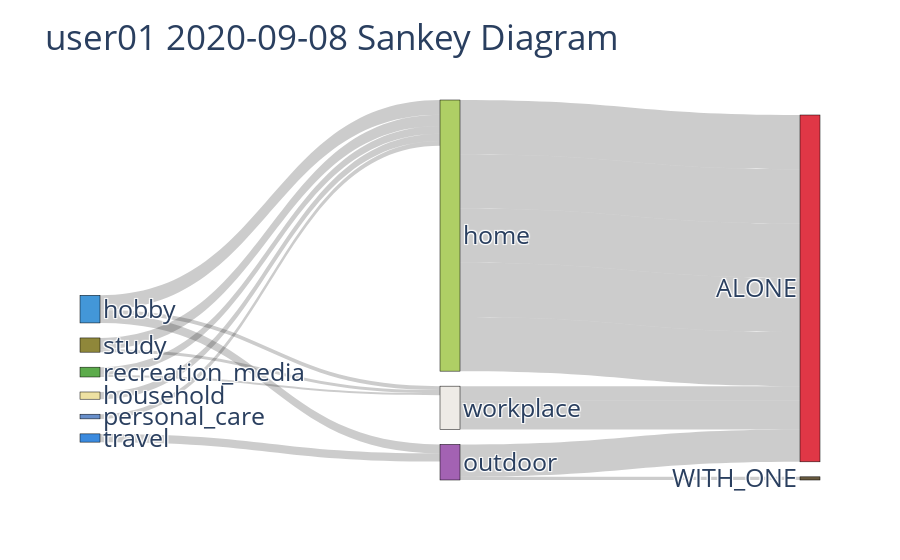

Notebook source saved alongside this figure:
### Markdown cell above
# sankey visualization

### Code cell
usercolumn = ['name','action', 'place', 'condition']
day = np.random.choice(userdf['day'].unique())
allBehavior = np.concatenate([userdf[usercolumn].iloc[:,i].unique() for i in range(len(usercolumn))])
mappingDict = {beh : idx for idx , beh in enumerate(allBehavior)}
edgeweightMapping = behaviorstatdf[day].to_dict()

# user behavior history
# display(daybox[day].drop_duplicates(subset=['name','action','place','condition']))

behaviorList = []
for row in daybox[day].drop_duplicates(subset=['name','action','place','condition']).iterrows():
    #print(row[1][2:6].values)
    behaviorList.append(row[1][2:6].values)

daydf = pd.DataFrame(behaviorList,columns=['name','action','place','condition'])

for col in daydf.columns[1:]:
    daydf[f'm_{col}'] = daydf[col].apply(lambda x : mappingDict[x])
    daydf[f'e_{col}'] = daydf[col].apply(lambda x : edgeweightMapping[x])

# for edgeweight
daydf['e_actionplace'] , daydf['e_placeconditon'] = daydf['e_action'].values * daydf['e_place'] , daydf['e_place'].values * daydf['e_condition']

source_ = []
target_ = []
value_ = []

# for networkx 
for rows in daydf.iterrows():
    source_.append((list(rows[1][['m_action','m_place']].values))[0])
    target_.append((list(rows[1][['m_action','m_place']].values))[1])
    value_.append((list(rows[1][['e_actionplace']].values)))
    source_.append((list(rows[1][['m_place','m_condition']].values))[0])
    target_.append((list(rows[1][['m_place','m_condition']].values))[1])
    value_.append((list(rows[1][['e_placeconditon']].values)))
    

assert daydf['e_action'].unique().sum() == 1.0
assert daydf['e_condition'].unique().sum() == 1.0
assert daydf['e_place'].unique().sum() == 1.0

# Define the number of colors to generate
num_colors = len(list(mappingDict.keys()))

# Generate a set of random colors based on the number of labels
colors = [f'rgba({random.randint(0, 255)}, {random.randint(0, 255)}, {random.randint(0, 255)}, 0.8)' for i in range(num_colors)]

fig = go.Figure(data=[go.Sankey(
    node = dict(
      pad = 15,
      thickness = 20,
      line = dict(color = "black", width = 0.5),
      label = list(mappingDict.keys()),
      color = colors
    ),
    link = dict(
      source = source_, # indices correspond to labels, eg A1, A2, A1, B1, ...
      target = target_,
      value = value_
  ))])

fig.update_layout(title_text=f"{userdf['name'].unique()[0]} {day} Sankey Diagram", font_size=25)
fig.show()

### Figure 1 — Plotly figure (JSON) as saved in the notebook; plotly's stock layout.template omitted (floating-point values rounded to 4 significant figures)
{"data": [{"link": {"source": [7, 20, 8, 20, 6, 20, 2, 17, 9, 20, 11, 20, 8, 19, 11, 19, 9, 19, 11, 17], "target": [20, 23, 20, 23, 20, 23, 17, 23, 20, 23, 20, 23, 19, 23, 19, 23, 19, 23, 17, 22], "value": [[0.04208], [0.4887], [0.06982], [0.4887], [0.06504], [0.4887], [0.07435], [0.2923], [0.1014], [0.4887], [0.1339], [0.4887], [0.01856], [0.1299], [0.03559], [0.1299], [0.02694], [0.1299], [0.08007], [0.0286]]}, "node": {"color": ["rgba(241, 128, 216, 0.8)", "rgba(80, 56, 11, 0.8)", "rgba(10, 109, 214, 0.8)", "rgba(181, 44, 76, 0.8)", "rgba(43, 209, 210, 0.8)", "rgba(34, 12, 71, 0.8)", "rgba(234, 218, 139, 0.8)", "rgba(67, 115, 190, 0.8)", "rgba(52, 151, 30, 0.8)", "rgba(115, 105, 9, 0.8)", "rgba(0, 202, 128, 0.8)", "rgba(21, 125, 207, 0.8)", "rgba(14, 187, 3, 0.8)", "rgba(16, 177, 170, 0.8)", "rgba(241, 135, 194, 0.8)", "rgba(98, 155, 160, 0.8)", "rgba(8, 73, 30, 0.8)", "rgba(141, 59, 160, 0.8)", "rgba(11, 74, 221, 0.8)", "rgba(234, 230, 224, 0.8)", "rgba(155, 195, 63, 0.8)", "rgba(162, 201, 179, 0.8)", "rgba(67, 49, 16, 0.8)", "rgba(217, 6, 24, 0.8)"], "label": ["user01", "work", "travel", "meal", "recreation_etc", "outdoor_act", "household", "personal_care", "recreation_media", "study", "socialising", "hobby", "shop", "entertainment", "sleep", "community_interaction", "other_indoor", "outdoor", "restaurant", "workplace", "home", "WITH_MANY", "WITH_ONE", "ALONE"], "line": {"color": "black", "width": 0.5}, "pad": 15, "thickness": 20}, "type": "sankey"}], "layout": {"font": {"size": 25}, "title": {"text": "user01 2020-09-08 Sankey Diagram"}}}
